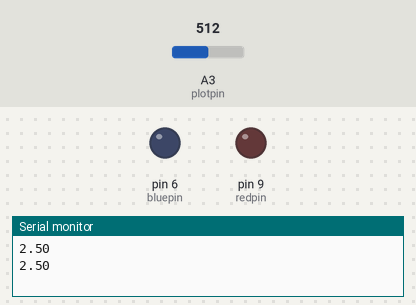
This sketch was run on a simulated Arduino Uno, built with avr-gcc and run on an emulated ATmega328P. Shown: output pins drawn as LEDs (lit = HIGH), the last lines printed to the serial monitor. Dashed ring = blinking. The inputs (shaded band) are chosen by the test bench; at power-on: A3 (plotpin) = 512.

Above: at 5.8 s.
5.9 s: A3 (plotpin) set to 6
11.9 s: A3 (plotpin) set to 3
At 12.62 s:
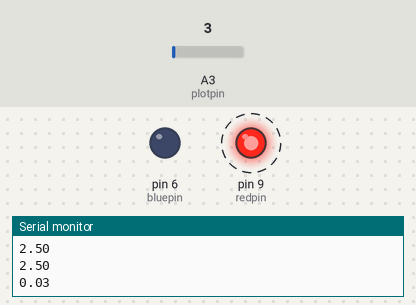
17.9 s: A3 (plotpin) set to 122
At 20.12 s:
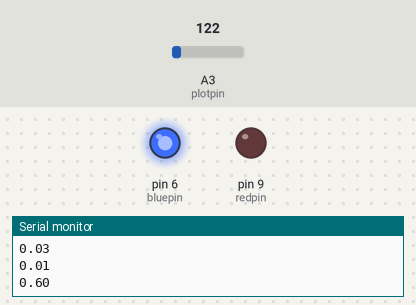
Timing chart, 0 to 29.9 s (numbered marks = the images above; inputs shaded):
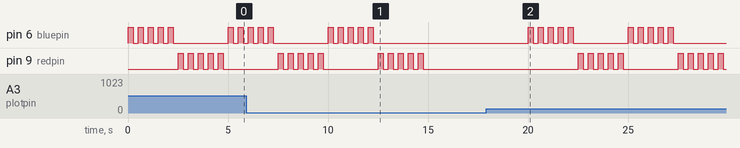

Measured:
- the behaviour switches between 5 and 4 on A3 (plotpin) (found by bisection; images 0 and 1)
- after the input at 11.9 s, pin 6 (bluepin): goes on until 12.3 s, then stays LOW; pin 9 (redpin): goes on until 14.8 s, then stays LOW
- after the input at 17.9 s, pin 6 (bluepin): goes 4 × (HIGH 0.25 s, LOW 0.25 s), HIGH 0.25 s, LOW 2.8 s, 4 × (HIGH 0.25 s, LOW 0.25 s), HIGH 0.25 s, then LOW, starting after 2.1 s; pin 9 (redpin): goes 4 × (HIGH 0.25 s, LOW 0.25 s), HIGH 0.25 s, LOW 2.8 s, 4 × (HIGH 0.25 s, LOW 0.25 s), HIGH 0.25 s, then LOW, starting after 4.6 s
- by itself, pin 9 (redpin): alternates HIGH for 0.25 s and LOW for 0.25 s, 10 changes in all, then stays LOW

The sketch:

BareMinimum.ino
```cpp
int bluepin=6;
int blueblink=5;
int redblink=5;
int j,potlab;
float V2;
int plotpin=A3;
float LEDVal;
float redpin=9;
int delayT=250;
void setup() {
  Serial.begin(9600);
  pinMode(plotpin,INPUT);
  pinMode(bluepin,OUTPUT);
  pinMode(redpin,OUTPUT);
}

void loop() {
  potlab=analogRead(plotpin);
  LEDVal=(255./1023.)*potlab;
  V2=(5.0/1023.0)*potlab;
  Serial.println(V2);
  for(j=1;j<=blueblink;j=j+1)
  {
  digitalWrite(bluepin,LEDVal);
  delay(delayT);
  digitalWrite(bluepin,LOW);
  delay(delayT);
    }
  for(j=1;j<=redblink;j=j+1)
  {
  digitalWrite(redpin,LEDVal);
  delay(delayT);
  digitalWrite(redpin,LOW);
  delay(delayT);
  }

}
```
